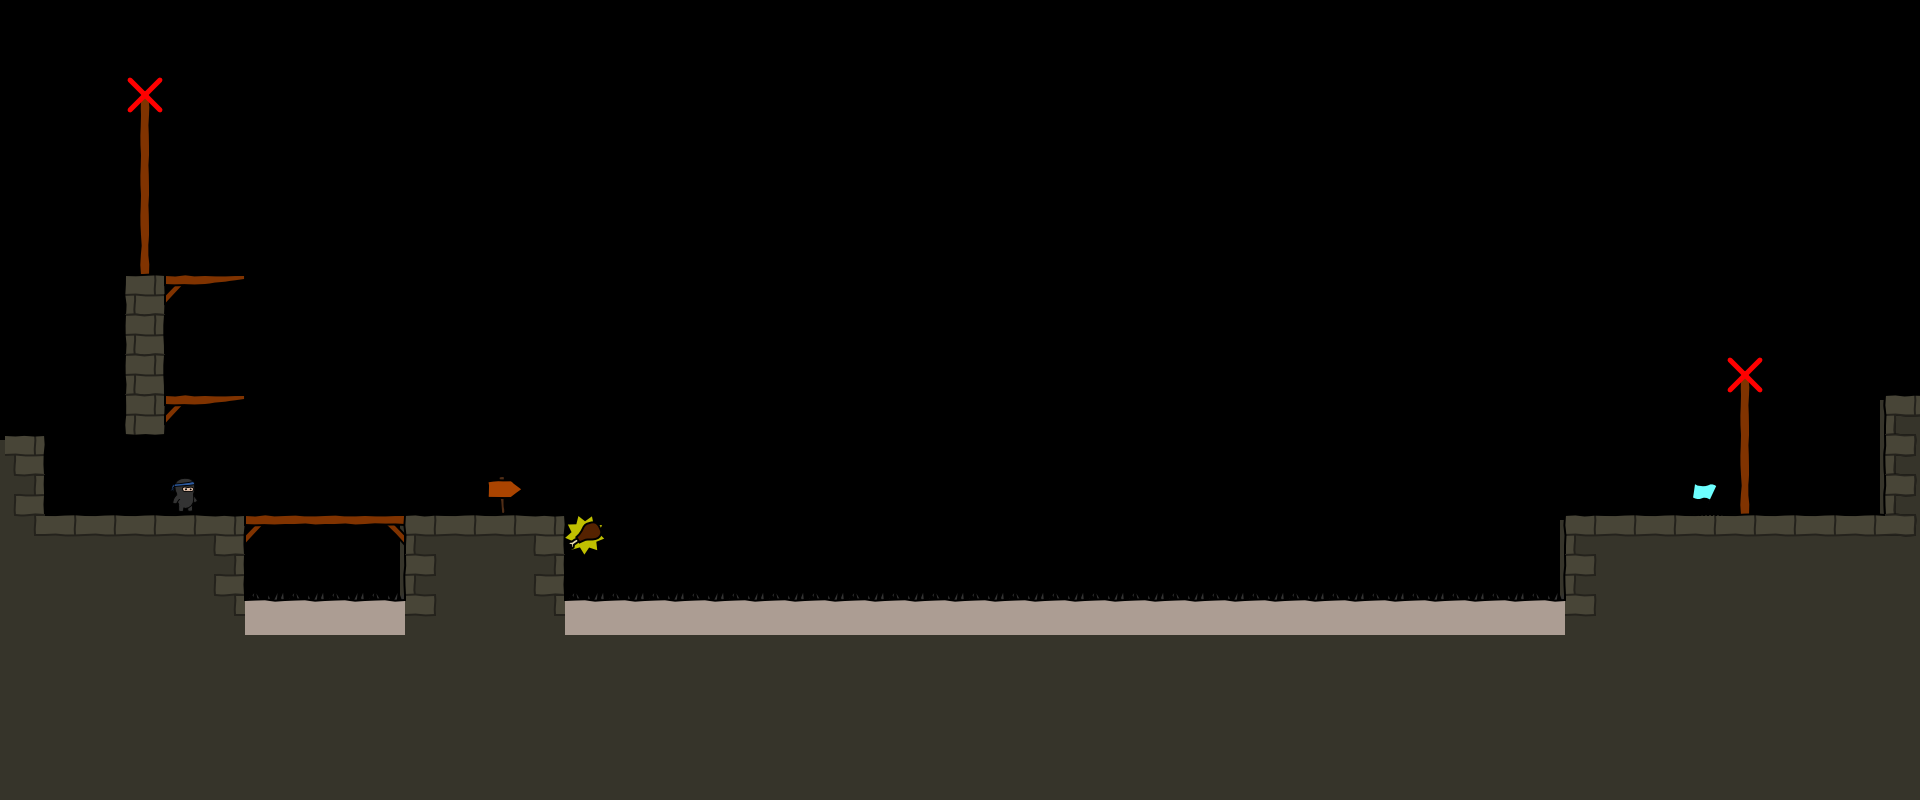

The image is a tile-based game level rendered from a .tmx file. Its description and source (layers, tilesets, objects; grid data summarised) follow:
An orthogonal 48x20 tile map with 40x40 px tiles, 4 tile layers (bg, walls, objects, fg), 3 tilesets.

<map version="1.0" orientation="orthogonal" width="48" height="20" tilewidth="40" tileheight="40">
 <tileset firstgid="1" name="world1" tilewidth="50" tileheight="50">
  <image source="world3.png" width="400" height="400" />
 </tileset>
 <tileset firstgid="65" name="objectpalette" tilewidth="50" tileheight="50">
  <image source="objectpalette.png" width="400" height="500" />
 </tileset>
 <tileset firstgid="145" name="background" tilewidth="40" tileheight="40">
  <image source="background3.png" width="320" height="600" />
 </tileset>
 <layer name="bg" width="48" height="20">
  <data>[960 cells, 283 non-empty, 2 distinct tile ids]</data>
 </layer>
 <layer name="walls" width="48" height="20">
  <data>[960 cells, 54 non-empty, 18 distinct tile ids]</data>
 </layer>
 <layer name="objects" width="48" height="20">
  <data>[960 cells, 34 non-empty, 5 distinct tile ids]</data>
 </layer>
 <layer name="fg" width="48" height="20">
  <data>[960 cells, 0 non-empty, 0 distinct tile ids]</data>
 </layer>
</map>
